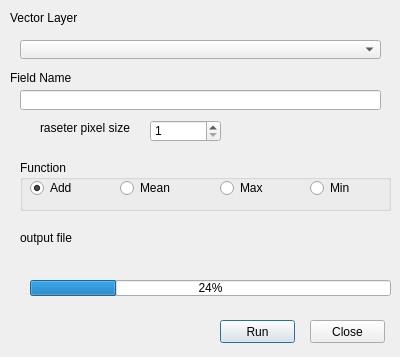
<?xml version="1.0" encoding="UTF-8"?>
<ui version="4.0">
 <class>vectors2rasterDialogBase</class>
 <widget class="QDialog" name="vectors2rasterDialogBase">
  <property name="geometry">
   <rect>
    <x>0</x>
    <y>0</y>
    <width>400</width>
    <height>357</height>
   </rect>
  </property>
  <property name="windowTitle">
   <string> Overlay Analysis: vectors2raster</string>
  </property>
  <widget class="QSpinBox" name="spbRasterPixelSize">
   <property name="geometry">
    <rect>
     <x>150</x>
     <y>120</y>
     <width>71</width>
     <height>22</height>
    </rect>
   </property>
   <property name="minimum">
    <number>1</number>
   </property>
   <property name="maximum">
    <number>100</number>
   </property>
  </widget>
  <widget class="QLabel" name="label_4">
   <property name="geometry">
    <rect>
     <x>10</x>
     <y>70</y>
     <width>81</width>
     <height>16</height>
    </rect>
   </property>
   <property name="text">
    <string>Field Name</string>
   </property>
  </widget>
  <widget class="QLabel" name="label">
   <property name="geometry">
    <rect>
     <x>10</x>
     <y>10</y>
     <width>81</width>
     <height>16</height>
    </rect>
   </property>
   <property name="text">
    <string>Vector Layer</string>
   </property>
  </widget>
  <widget class="QPushButton" name="runButton">
   <property name="geometry">
    <rect>
     <x>220</x>
     <y>320</y>
     <width>75</width>
     <height>23</height>
    </rect>
   </property>
   <property name="text">
    <string>Run</string>
   </property>
  </widget>
  <widget class="QGroupBox" name="functionBox">
   <property name="geometry">
    <rect>
     <x>20</x>
     <y>160</y>
     <width>371</width>
     <height>51</height>
    </rect>
   </property>
   <property name="title">
    <string>Function</string>
   </property>
   <widget class="QRadioButton" name="radioButton_add">
    <property name="geometry">
     <rect>
      <x>10</x>
      <y>20</y>
      <width>89</width>
      <height>16</height>
     </rect>
    </property>
    <property name="text">
     <string>Add</string>
    </property>
    <property name="checked">
     <bool>true</bool>
    </property>
   </widget>
   <widget class="QRadioButton" name="radioButton_mean">
    <property name="geometry">
     <rect>
      <x>100</x>
      <y>20</y>
      <width>61</width>
      <height>16</height>
     </rect>
    </property>
    <property name="text">
     <string>Mean</string>
    </property>
   </widget>
   <widget class="QRadioButton" name="radioButton_max">
    <property name="geometry">
     <rect>
      <x>200</x>
      <y>20</y>
      <width>61</width>
      <height>16</height>
     </rect>
    </property>
    <property name="text">
     <string>Max</string>
    </property>
   </widget>
   <widget class="QRadioButton" name="radioButton_min">
    <property name="geometry">
     <rect>
      <x>290</x>
      <y>20</y>
      <width>61</width>
      <height>16</height>
     </rect>
    </property>
    <property name="text">
     <string>Min</string>
    </property>
   </widget>
  </widget>
  <widget class="QLabel" name="label_2">
   <property name="geometry">
    <rect>
     <x>40</x>
     <y>120</y>
     <width>101</width>
     <height>16</height>
    </rect>
   </property>
   <property name="text">
    <string>raseter pixel size</string>
   </property>
  </widget>
  <widget class="QProgressBar" name="progressBar">
   <property name="geometry">
    <rect>
     <x>30</x>
     <y>280</y>
     <width>361</width>
     <height>16</height>
    </rect>
   </property>
   <property name="value">
    <number>24</number>
   </property>
  </widget>
  <widget class="QLineEdit" name="lineEdit">
   <property name="geometry">
    <rect>
     <x>20</x>
     <y>90</y>
     <width>361</width>
     <height>20</height>
    </rect>
   </property>
  </widget>
  <widget class="QgsFileWidget" name="outputFileWidget">
   <property name="geometry">
    <rect>
     <x>90</x>
     <y>230</y>
     <width>301</width>
     <height>27</height>
    </rect>
   </property>
   <property name="storageMode">
    <enum>QgsFileWidget::SaveFile</enum>
   </property>
  </widget>
  <widget class="QPushButton" name="closeButton">
   <property name="geometry">
    <rect>
     <x>310</x>
     <y>320</y>
     <width>75</width>
     <height>23</height>
    </rect>
   </property>
   <property name="text">
    <string>Close</string>
   </property>
  </widget>
  <widget class="QLabel" name="label_3">
   <property name="geometry">
    <rect>
     <x>20</x>
     <y>230</y>
     <width>61</width>
     <height>16</height>
    </rect>
   </property>
   <property name="text">
    <string>output file</string>
   </property>
  </widget>
  <widget class="QgsCheckableComboBox" name="mComboBox">
   <property name="geometry">
    <rect>
     <x>20</x>
     <y>40</y>
     <width>361</width>
     <height>19</height>
    </rect>
   </property>
  </widget>
 </widget>
 <customwidgets>
  <customwidget>
   <class>QgsCheckableComboBox</class>
   <extends>QComboBox</extends>
   <header>qgscheckablecombobox.h</header>
  </customwidget>
  <customwidget>
   <class>QgsFileWidget</class>
   <extends>QWidget</extends>
   <header>qgsfilewidget.h</header>
  </customwidget>
 </customwidgets>
 <resources/>
 <connections/>
</ui>
